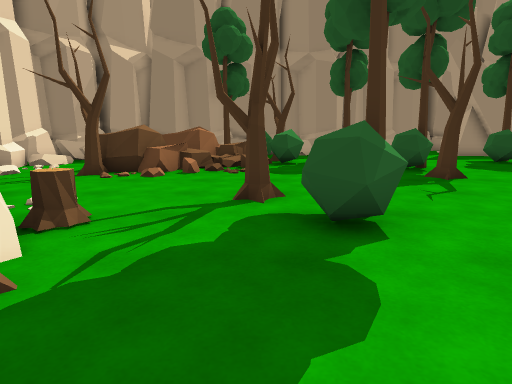
View 1 (above)

24 first-person views from a walk through a scene from a Unity 3-D project. The camera is 1.3 m above the floor, tilts 10° down and sees 75° across. The floor is counted in squares, 1 m on a side. Each view is taken from the middle of a square. On the plan, view 1 faces up. The plan holds only what a view shows up to about 14 squares ahead; the rest is blank. The place goes on beyond the plan.

View 2
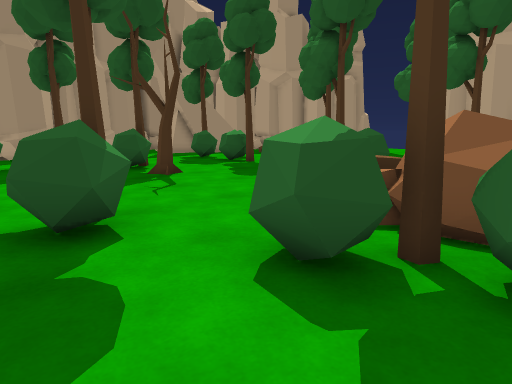

View 3
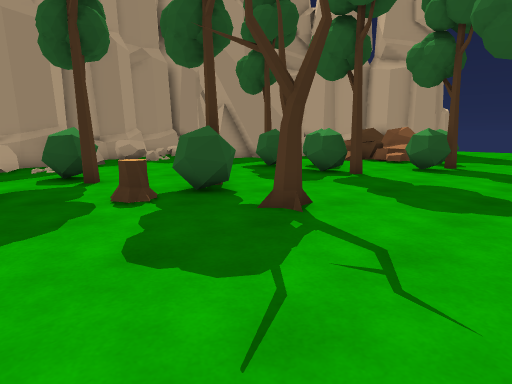

View 4
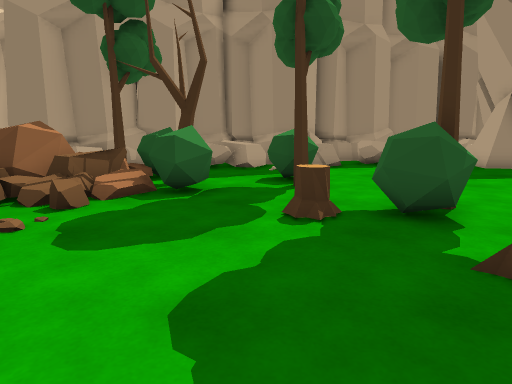

View 5
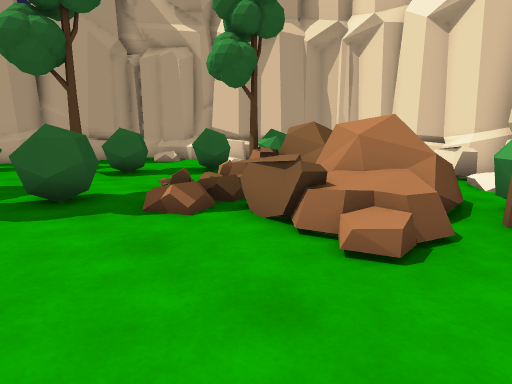

View 6
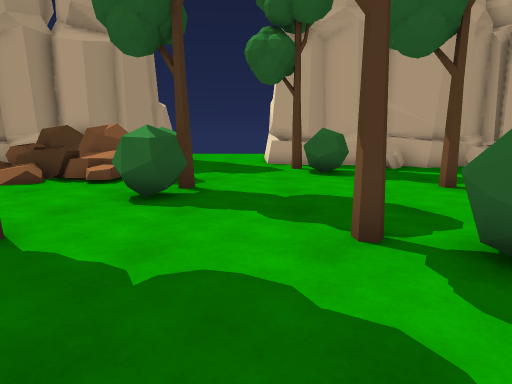

View 7
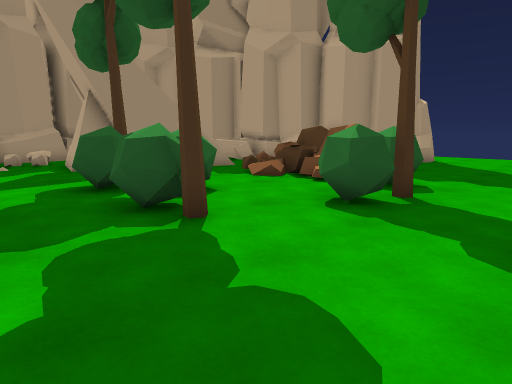

View 8
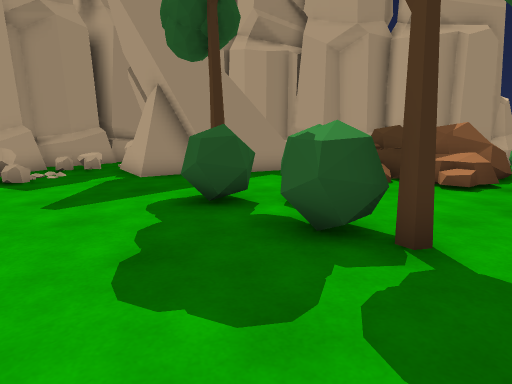

View 9
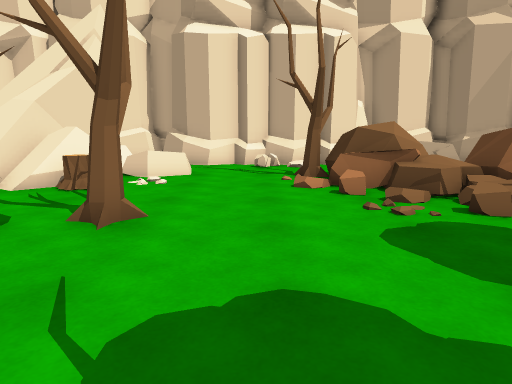

View 10
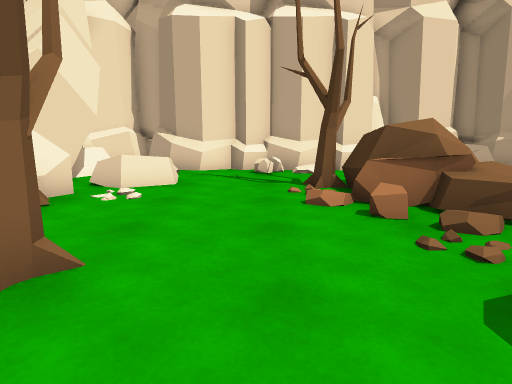

View 11
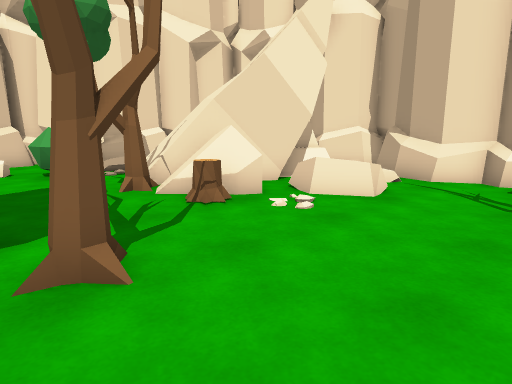

View 12
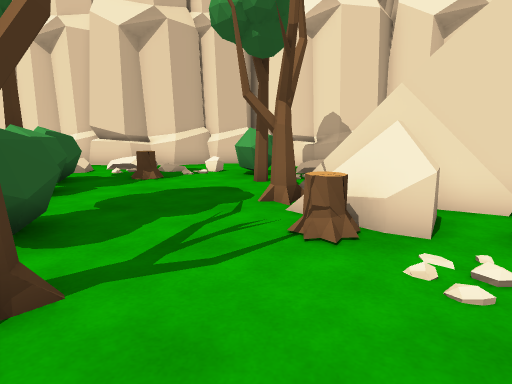

View 13
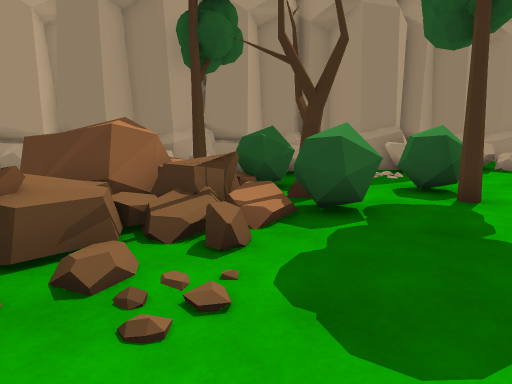

View 14
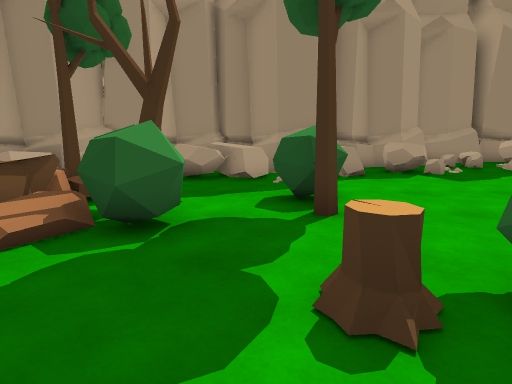

View 15
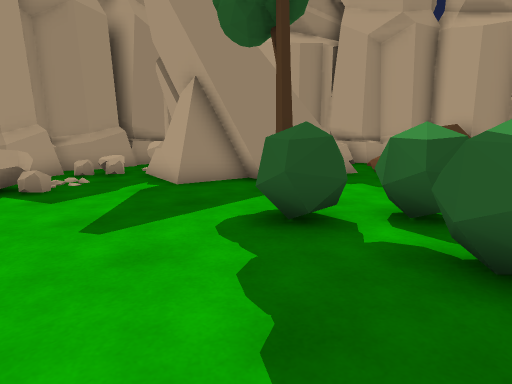

View 16
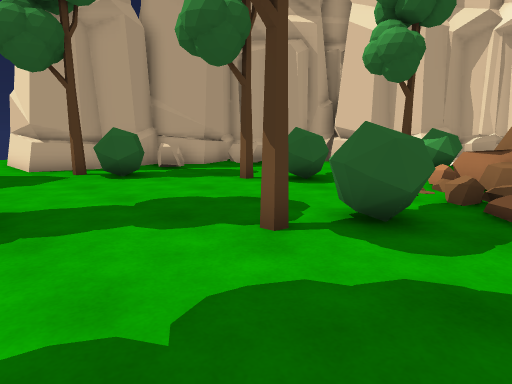

View 17
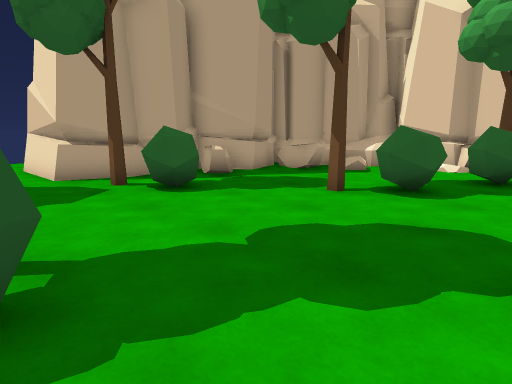

View 18
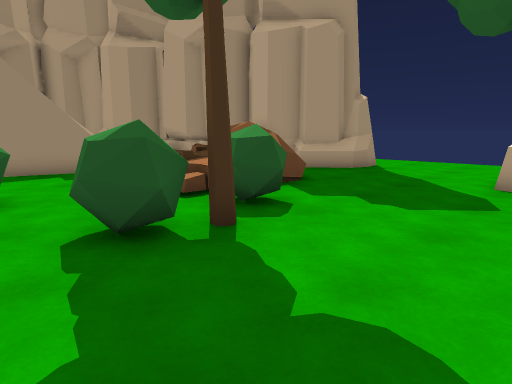

View 19
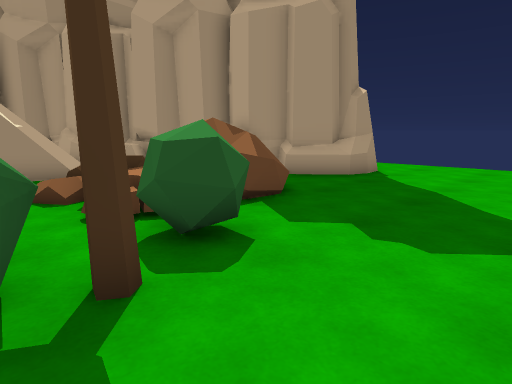

View 20
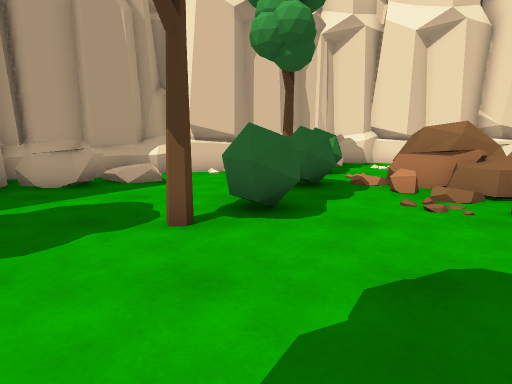

View 21
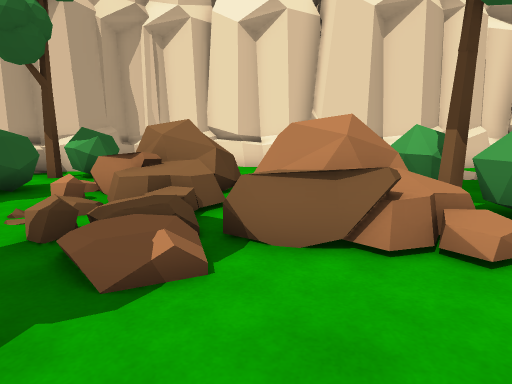

View 22
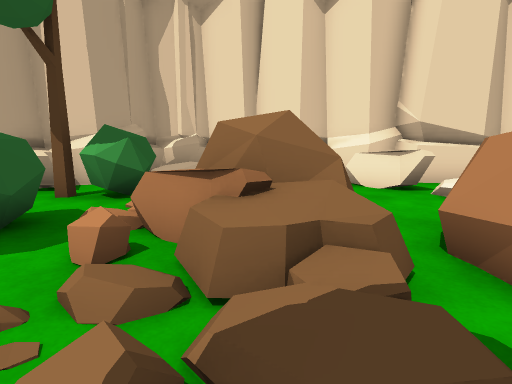

View 23
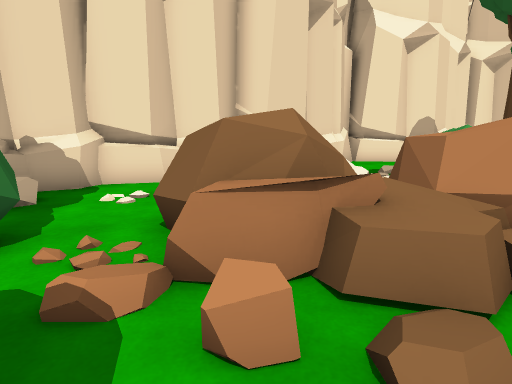

View 24
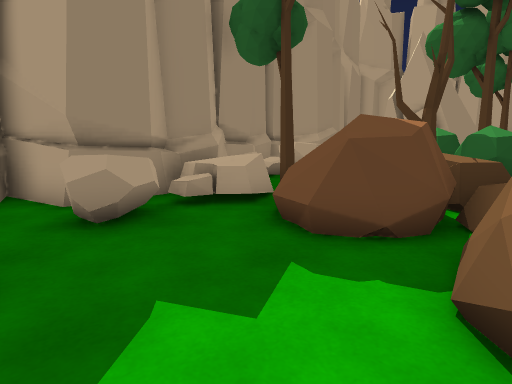

### Floor plan
Key: @ floor where view 1 was taken; # wall or solid block; . main floor; : floor 0.25 m higher than the main floor; + floor 0.5 m higher than the main floor; * floor 2.25 m higher than the main floor; / step, stairs or slope; = window, fence, low wall or low ledge; v drop or lower ground; O other object.
Columns run from 11 left of view 1 to 28 right of it. Each row starts with its distance up from view 1.
 26                         ##
 25                      ######
 24                     ##...
 23                  #### .O
 22     ##     #######O O..=     =#
 21    ###   ###OO###OOOO..#  =*==###
 20    #######=OOOO.OO.....## #==#OO#
 19   ##= OOOO=.O...........#####.OO##
 18  ## OOOOOOOO.............###=..:=#
 17   OO.... OOOO..OO............:OOO##
 16   O....OOOOOO.OO...... O.... OOOO##
 15   O....OOO :OO.O.....OOO...: OOOO##
 14 ## ....OOv /OO........OOO..+OOO  =#
 13  ##..OOOOO//....OO...OOOO..OOOOO..###
 12   #.. OOOO.....OOO...OO....OOOOO...=#...
 11   #:..OOO.............O..O.OO...........
 10  ##...///.......OO......OOOOO...........
  9  ##O....................................
  8  ##....................................
  7  ##..O.....O..........O.........#####
  6  ##: OO......O.......O.......OO##
  5 ##  = O#O...OO.......OO......OO #
  4 #   #==#=...OO.....O..........O #
  3 #v###=vvO.....OOOOOO.....OO...OO##
  2 #####=*##O...OO#OOO.O...OOO....##
  1     #= ==.....OOOOOOOO.........#
  0     #    O.@..OOOOOOOO.OO....OO##
 -1       =  O..O.OO.O.OOO.OO...O.O.#
 -2      =#  OO....O...OOO.O....=####
 -3      ##  .... //OO.  .OOOO.###
 -4       ## ...  = OO. ...O#O###
 -5        ##..######O=.... ###
 -6         ####    ####  =##
 -7          #        ######

Positions as (right, up) in squares from view 1, and headings:
1: (0, 0), facing up
2: (0, 0), facing up-right
3: (1, 6), facing up-right
4: (3, 7), facing up
5: (3, 7), facing down-right
6: (7, 8), facing right
7: (8, 7), facing up-right
8: (7, 10), facing up-right
9: (5, 9), facing left
10: (3, 9), facing left
11: (1, 10), facing down-left
12: (-2, 9), facing down
13: (0, 9), facing up
14: (3, 10), facing up
15: (7, 12), facing up-right
16: (8, 10), facing down-right
17: (11, 10), facing down-right
18: (12, 6), facing up-right
19: (14, 7), facing up-right
20: (14, 8), facing down
21: (7, 7), facing down
22: (9, 4), facing down
23: (12, 2), facing down-left
24: (-8, 13), facing up-right
